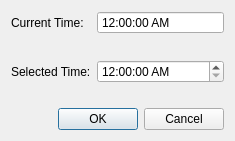
<?xml version="1.0" encoding="UTF-8"?>
<ui version="4.0">
 <class>TimeInputDialog</class>
 <widget class="QWidget" name="TimeInputDialog">
  <property name="geometry">
   <rect>
    <x>0</x>
    <y>0</y>
    <width>235</width>
    <height>141</height>
   </rect>
  </property>
  <property name="sizePolicy">
   <sizepolicy hsizetype="Fixed" vsizetype="Fixed">
    <horstretch>0</horstretch>
    <verstretch>0</verstretch>
   </sizepolicy>
  </property>
  <property name="windowTitle">
   <string>Time</string>
  </property>
  <layout class="QVBoxLayout" name="verticalLayout">
   <item>
    <layout class="QFormLayout" name="m_timeLayout">
     <property name="fieldGrowthPolicy">
      <enum>QFormLayout::AllNonFixedFieldsGrow</enum>
     </property>
     <property name="verticalSpacing">
      <number>26</number>
     </property>
     <item row="0" column="0">
      <widget class="QLabel" name="m_currentTimeLabel">
       <property name="text">
        <string>Current Time:</string>
       </property>
      </widget>
     </item>
     <item row="0" column="1">
      <widget class="QTimeEdit" name="m_currentTimeDisplay">
       <property name="readOnly">
        <bool>true</bool>
       </property>
       <property name="buttonSymbols">
        <enum>QAbstractSpinBox::NoButtons</enum>
       </property>
       <property name="specialValueText">
        <string/>
       </property>
       <property name="accelerated">
        <bool>false</bool>
       </property>
       <property name="displayFormat">
        <string>hh:mm:ss AP</string>
       </property>
      </widget>
     </item>
     <item row="1" column="0">
      <widget class="QLabel" name="m_selectedTimeLabel">
       <property name="text">
        <string>Selected Time:</string>
       </property>
      </widget>
     </item>
     <item row="1" column="1">
      <widget class="QTimeEdit" name="m_selectedTimeInput">
       <property name="accelerated">
        <bool>true</bool>
       </property>
       <property name="displayFormat">
        <string>hh:mm:ss AP</string>
       </property>
       <property name="calendarPopup">
        <bool>false</bool>
       </property>
      </widget>
     </item>
    </layout>
   </item>
   <item>
    <widget class="QDialogButtonBox" name="m_buttonBox">
     <property name="standardButtons">
      <set>QDialogButtonBox::Cancel|QDialogButtonBox::Ok</set>
     </property>
    </widget>
   </item>
  </layout>
 </widget>
 <resources/>
 <connections/>
</ui>
